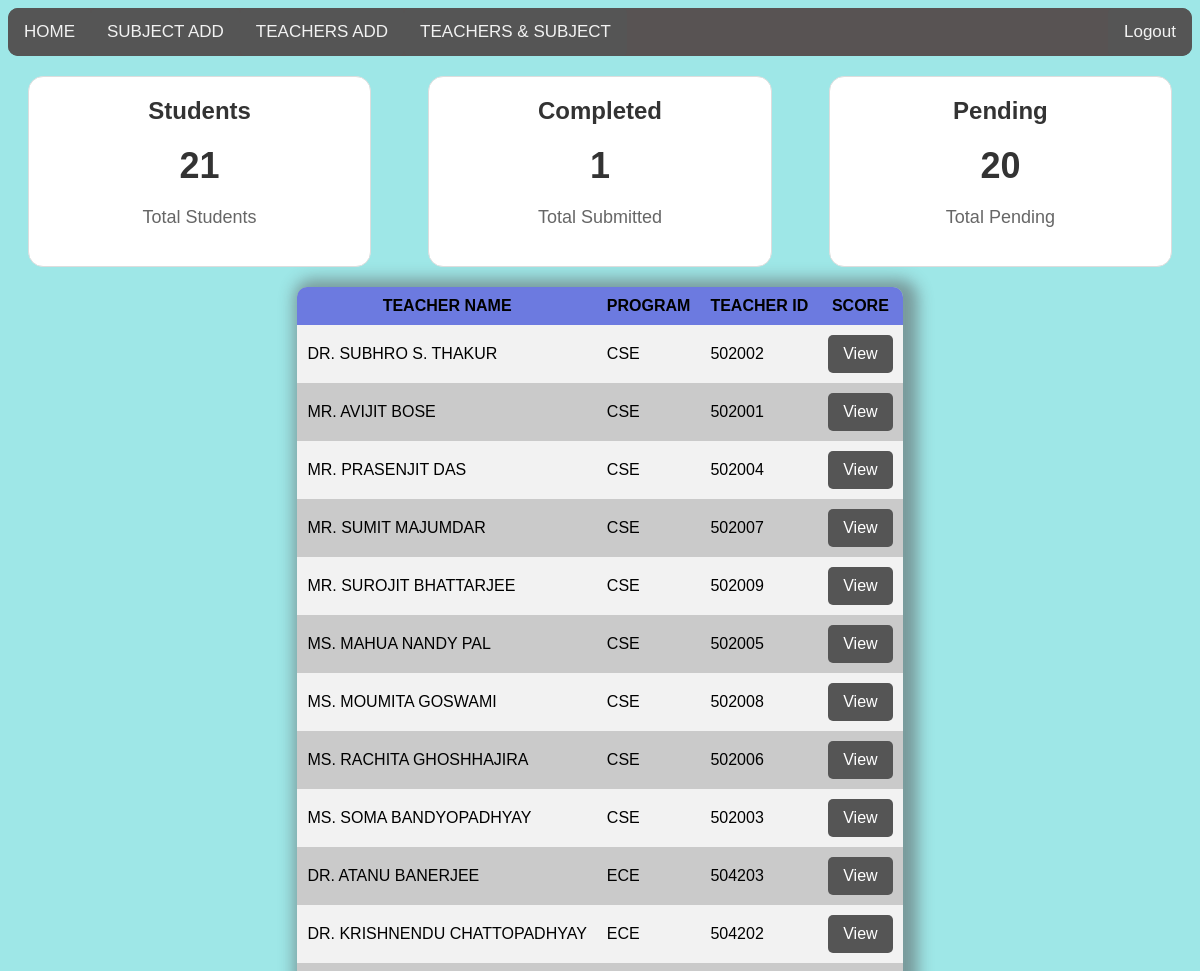
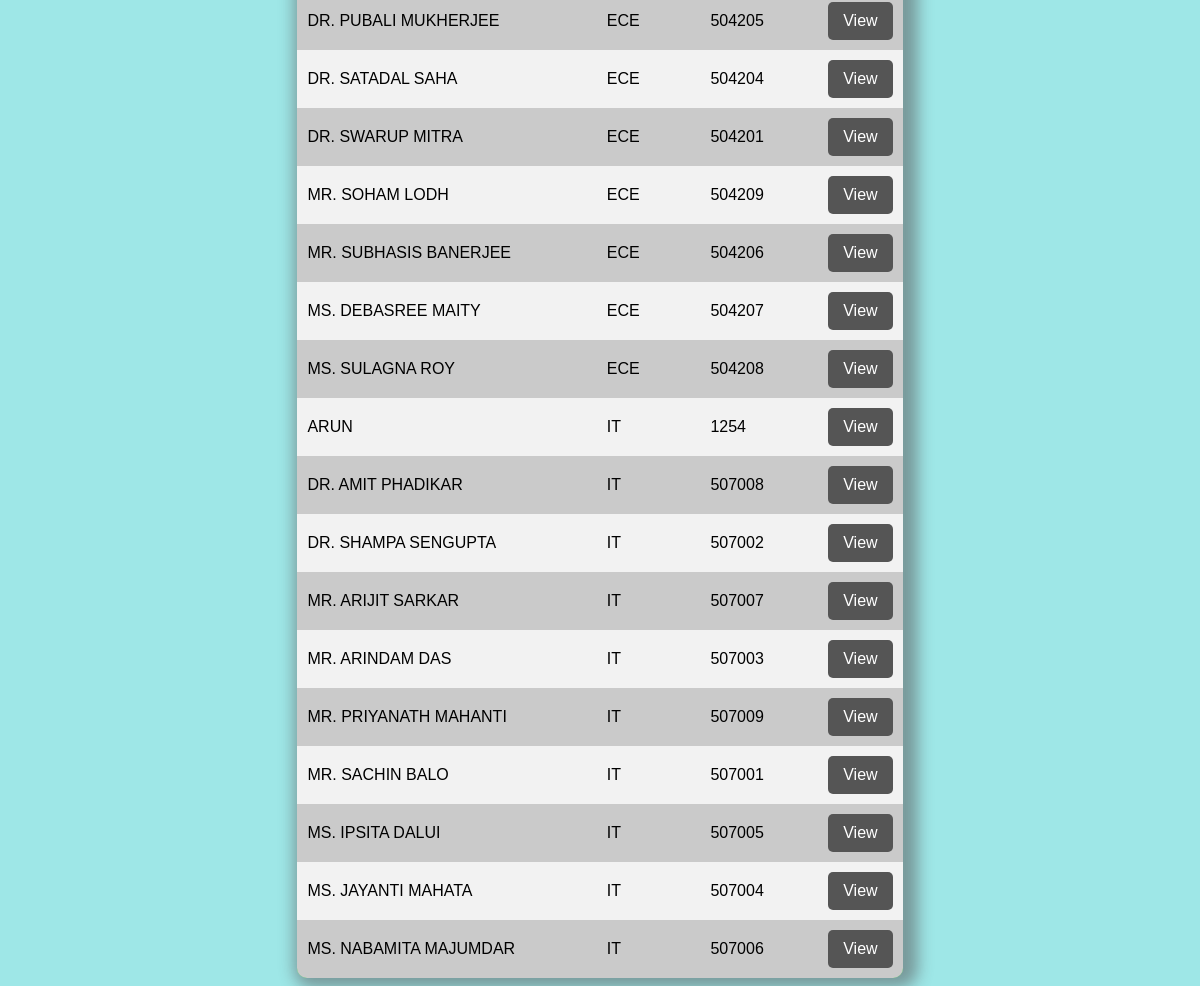
Page /adminstart.php on the committed database (2 pictures, top to bottom).
### tables this page shows
CREATE TABLE `teacher` (
  `PROGRAM` varchar(50) NOT NULL,
  `TEACHER_NAME` varchar(50) NOT NULL,
  `TEACHER_ID` varchar(50) NOT NULL,
  `TEACHER_IMG` varchar(100) NOT NULL
);

### adminstart.php (the view, shortened to what this page needs)
<!DOCTYPE html>
<html lang="en">
<head>
    <link rel="stylesheet" type="text/css" href="adminstart.css">
</head>
<?php
include 'daba.php';
$select="SELECT * FROM `student`";
$query = mysqli_query($cone , $select);
$num = mysqli_num_rows($query);
$select1="SELECT DISTINCT `STUDENT_NAME` FROM feedback";
$query1 = mysqli_query($cone , $select1);
$num1 = mysqli_num_rows($query1);
?>
<body>
    <div class="widgets">
        <div class="widget">
          <h2>Students</h2>
          <p class="count"><?= $num?></p>
          <p class="description">Total Students</p>
        </div>
        <div class="widget">
          <h2>Completed</h2>
          <p class="count"><?= $num1?></p>
          <p class="description">Total Submitted</p>
        </div>
        <div class="widget">
          <h2>Pending</h2>
          <p class="count"><?= $num-$num1?></p>
          <p class="description">Total Pending</p>
        </div>
      </div>
      <center>
      <table>
      <?php
      $se = "SELECT * FROM `teacher`";
      $query2 = mysqli_query($cone , $se);
      $n = mysqli_num_rows($query2);
      if($n>=0){
        echo "<tr>
        <th>TEACHER NAME</th>
        <th>PROGRAM</th>
        <th>TEACHER ID</th>
        <th>SCORE</th>
        </tr>";
        while($result = mysqli_fetch_array($query2)){
          echo "<tr>
            <td>" . $result['TEACHER_NAME'] . "</td>
            <td>" . $result['PROGRAM'] . "</td>
            <td>" . $result['TEACHER_ID'] . "</td>
            <td>
            <a href='score.php? TNAME=" . $result['TEACHER_NAME'] . "& PROGRAM=" . $result['PROGRAM'] . "& ID=" . $result['TEACHER_ID'] . "'>View</a>
            </td>
          </tr>";
        }
      }
      ?>
      </table>
      </center>
</body>
</html>

### nav.css (style rules this page uses)
.topnav { background-color: #585353; overflow: hidden; border-radius: 10px; }
.topnav a { float: left; color: #f2f2f2; text-align: center; padding: 14px 16px; text-decoration: none; font-size: 17px; }

### adminstart.css (style rules this page uses)
* { font-family: sans-serif; box-sizing: border-box; }
body { background: #9ee7e7; }
.widgets { display: flex; justify-content: space-between; padding: 20px; }
.widget { width: 30%; background-color: #fff; border: 1px solid #ddd; padding: 20px; text-align: center; border-radius: 15px; }
.widget h2 { margin: 0; font-size: 24px; color: #333; }
.widget p.count { font-size: 36px; font-weight: bold; margin: 20px 0; color: #333; }
.widget p.description { font-size: 18px; color: #666; }
table { background: #5add5e; border-radius: 10px; overflow: hidden; border-collapse: collapse; box-shadow: 6px 1px 15px 9px #4c404275; }
th, td { padding: 10px; }
table th { background-color: #6c7ae0; }
table tr:nth-child(even) { background-color: #f2f2f2 }
table tr:nth-child(odd) { background-color: #cacaca }
a { float: right; background: #555; padding: 10px 15px; color: #fff; border-radius: 5px; border: none; text-decoration: none; }

### rows in the picture
teacher: TEACHER_NAME "DR. SUBHRO S. THAKUR", PROGRAM "CSE", TEACHER_ID "502002"
teacher: TEACHER_NAME "MR. AVIJIT BOSE", PROGRAM "CSE", TEACHER_ID "502001"
teacher: TEACHER_NAME "MR. PRASENJIT DAS", PROGRAM "CSE", TEACHER_ID "502004"
teacher: TEACHER_NAME "MR. SUMIT MAJUMDAR", PROGRAM "CSE", TEACHER_ID "502007"
teacher: TEACHER_NAME "MR. SUROJIT BHATTARJEE", PROGRAM "CSE", TEACHER_ID "502009"
teacher: TEACHER_NAME "MS. MAHUA NANDY PAL", PROGRAM "CSE", TEACHER_ID "502005"
teacher: TEACHER_NAME "MS. MOUMITA GOSWAMI", PROGRAM "CSE", TEACHER_ID "502008"
teacher: TEACHER_NAME "MS. RACHITA GHOSHHAJIRA", PROGRAM "CSE", TEACHER_ID "502006"
teacher: TEACHER_NAME "MS. SOMA BANDYOPADHYAY", PROGRAM "CSE", TEACHER_ID "502003"
teacher: TEACHER_NAME "DR. ATANU BANERJEE", PROGRAM "ECE", TEACHER_ID "504203"
teacher: TEACHER_NAME "DR. KRISHNENDU CHATTOPADHYAY", PROGRAM "ECE", TEACHER_ID "504202"
teacher: TEACHER_NAME "DR. PUBALI MUKHERJEE", PROGRAM "ECE", TEACHER_ID "504205"
teacher: TEACHER_NAME "DR. SATADAL SAHA", PROGRAM "ECE", TEACHER_ID "504204"
teacher: TEACHER_NAME "DR. SWARUP MITRA", PROGRAM "ECE", TEACHER_ID "504201"
teacher: TEACHER_NAME "MR. SOHAM LODH", PROGRAM "ECE", TEACHER_ID "504209"
teacher: TEACHER_NAME "MR. SUBHASIS BANERJEE", PROGRAM "ECE", TEACHER_ID "504206"
teacher: TEACHER_NAME "MS. DEBASREE MAITY", PROGRAM "ECE", TEACHER_ID "504207"
teacher: TEACHER_NAME "MS. SULAGNA ROY", PROGRAM "ECE", TEACHER_ID "504208"
teacher: TEACHER_NAME "ARUN", PROGRAM "IT", TEACHER_ID "1254"
teacher: TEACHER_NAME "DR. AMIT PHADIKAR", PROGRAM "IT", TEACHER_ID "507008"
teacher: TEACHER_NAME "DR. SHAMPA SENGUPTA", PROGRAM "IT", TEACHER_ID "507002"
teacher: TEACHER_NAME "MR. ARIJIT SARKAR", PROGRAM "IT", TEACHER_ID "507007"
teacher: TEACHER_NAME "MR. ARINDAM DAS", PROGRAM "IT", TEACHER_ID "507003"
teacher: TEACHER_NAME "MR. PRIYANATH MAHANTI", PROGRAM "IT", TEACHER_ID "507009"
teacher: TEACHER_NAME "MR. SACHIN BALO", PROGRAM "IT", TEACHER_ID "507001"
teacher: TEACHER_NAME "MS. IPSITA DALUI", PROGRAM "IT", TEACHER_ID "507005"
teacher: TEACHER_NAME "MS. JAYANTI MAHATA", PROGRAM "IT", TEACHER_ID "507004"
teacher: TEACHER_NAME "MS. NABAMITA MAJUMDAR", PROGRAM "IT", TEACHER_ID "507006"

### other values in the picture
$num "21"
$num1 "1"
$num-$num1 "20"
